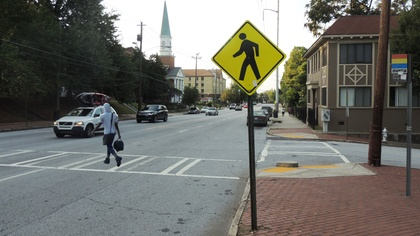
%> input picture Inventory_Pic_1.jpg, 420 x 236 px, shrunk from 1800 x 1012 before the run
$ octave --eval "result = main_seg(imread('Inventory_Pic_1.jpg'));"   (GNU Octave 9; MATLAB toolbox functions it lacks are replaced by stand-ins)
%> lines starting %> are read from the running program, lines starting %| are printed output that depends on the picture; in (x1, y1, x2, y2) boxes, pixels count from 0 and x2, y2 are one past the last pixel; in counts of white or black regions, pixels touching at a corner belong together; the program's own positions count from 1
function [SEG ] = main_seg( image )

[H2 W2] = size(image);
%> H2 = 236; W2 = 1260

lap=[1 ,1 ,1 ; 1, -8, 1; 1, 1, 1];
gr = rgb2gray (image);
soso=medfilt2(gr);
mat=imfilter(soso,lap);
%imshow(mat);
size_mul = H2*W2;
%> size_mul = 297360

[img3 ,cnt2] = find_red( image );

[img1,cnt] = find_ye( image );

if (cnt>cnt2 && cnt2 < size_mul / 10 )
 img1 = bwareafilt(img1,1);
% figure , imshow (img1) ;

%  img1 = imfill(img1 , 'holes') ;
 [ul_corner]=regionprops(img1,'BoundingBox');

  SEG = imcrop(image,[ul_corner.BoundingBox(1,1),  ul_corner.BoundingBox(1,2), ul_corner.BoundingBox(1,3) , ul_corner.BoundingBox(1,4)+20]);
% figure, imshow(SEG);

end

    if(cnt2>cnt || (cnt > cnt2 && cnt > size_mul / 10))

 img3 = bwareafilt(img3,1);

 [ul_corner]=regionprops(img3,'BoundingBox');


 SEG = imcrop(image,[ul_corner.BoundingBox(1,1), ul_corner.BoundingBox(1,2), ul_corner.BoundingBox(1,3), ul_corner.BoundingBox(1,4)]);
 %figure, imshow(SEG);

    end

% [12 lines of commented-out code are left out]


   end


function [img1,counte ] = find_ye( image )
[H W L] = size(image);
imm = rgb2gray (image) ;
img1 = uint8(zeros(H,W,L));
%imshow (image) ;
if (H ==0|| W == 0)
    img1 =0 ;
end

for i = 1:H
    for j = 1:W

        if (abs(image(i,j,1)+image(i,j,2)) >= 150 && abs(image(i,j,3)) <= 80)
            img1 (i,j,:) =image (i,j,:) ;

        end
    end
end

% [11 lines of commented-out code are left out]


img1 = im2bw (img1);
[h1,w1,l1] =size (img1);

counte = 0;

for q = 1:h1
    for qq  = 1 :w1
        if (img1 (q ,qq ,:)~=0)
            counte = counte +1;
        end
    end
end
%figure , imshow (img1);
end


function [ img2,counte2 ] = find_red( image )

[H1 W1 L] = size(image);
%> H1 = 236; W1 = 420; L = 3
counte2 =0;
img2 = uint8(zeros(H1,W1,L));
imm2 = rgb2gray(image);
inn = medfilt2(imm2);
%imshow (inn);
if (H1 == 0|| W1 ==0)
    img2 = 0;
end

for i = 1:H1
    for j = 1:W1

% [5 lines of commented-out code are left out]

if(image(i,j,1) >= 98 && image(i,j,2) <= 106 && image(i,j,3) <= 115)

    img2(i,j,:) = image(i,j,:);
    counte2 =counte2 +1 ;
end


    end

end
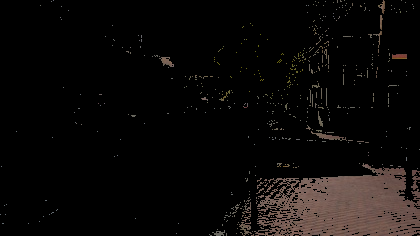
%> img2: size 236x420x3 uint8; mean R, G, B 11.5, 9.2, 8.3
%> after the loop, counte2 = 10041
imu = im2bw(img2);
%> imu: size 236x420 logical; every value is 0
coun = sum(sum(imu));
%> coun = 0

for i = 1 :H1
    for j = 1  : W1

        if (img2(i,j,1) ~= 0 ||img2(i,j,2) ~= 0 || img2(i,j,3) ~= 0)
            img2 (i,j , 2) = 254;
            img2 (i,j , 1) = 0;
            img2 (i,j , 3) = 0;

        end
    end
end
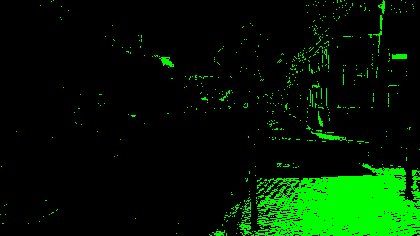
%> img2: size 236x420x3 uint8; 10.13% of pixels changed, all inside (x1, y1, x2, y2) = (0, 0, 420, 236)

 img2 = im2bw (img2);
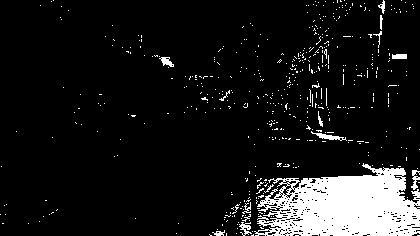
%> img2: size 236x420 logical; 10.1% white; 500 white regions (483 under 20 px), largest, box (x1, y1, x2, y2) and area: (254, 163, 420, 236) 8132, (311, 131, 347, 141) 119, (411, 170, 420, 190) 89
%figure , imshow (img2) ;

end
%> in main_seg, `[img3 ,cnt2] = find_red( image );`: cnt2 = 10041
%> after the loop in find_ye, `for i = 1:H`:
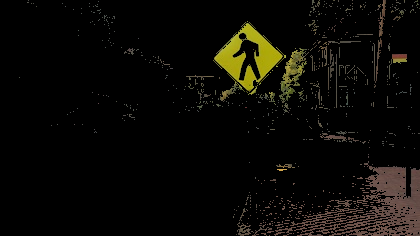
%> img1: size 236x420x3 uint8; mean R, G, B 10.8, 9.5, 5.7
%> in find_ye, `img1 = im2bw (img1);`:
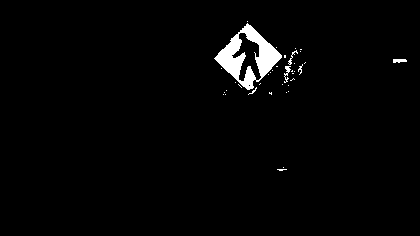
%> img1: size 236x420 logical; 2% white; 37 white regions (32 under 20 px), largest, box (x1, y1, x2, y2) and area: (214, 23, 282, 90) 1741, (284, 66, 291, 83) 52, (393, 59, 407, 63) 46, (288, 50, 298, 65) 35, (298, 64, 303, 75) 21
%> after the loop in find_ye, `for q = 1:h1`: counte = 1980
%> in main_seg, `img3 = bwareafilt(img3,1);`:
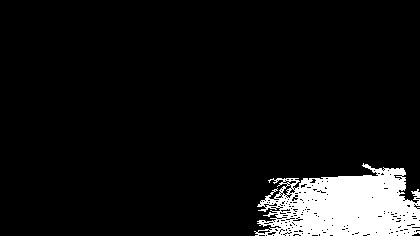
%> img3: size 236x420 logical; 8.2% white; 1 white region
%> in main_seg, `[ul_corner]=regionprops(img3,'BoundingBox');`: ul_corner = 1 region; box (x1, y1, x2, y2): (254, 163, 420, 236)
%> in main_seg, `SEG = imcrop(image,[ul_corner.BoundingBox(1,1), ul_corner.BoundingBox(..`:
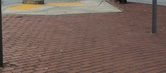
%> SEG: size 73x166x3 uint8; mean R, G, B 120.3, 98.8, 89.7

$ run again, on 1.1.jpg
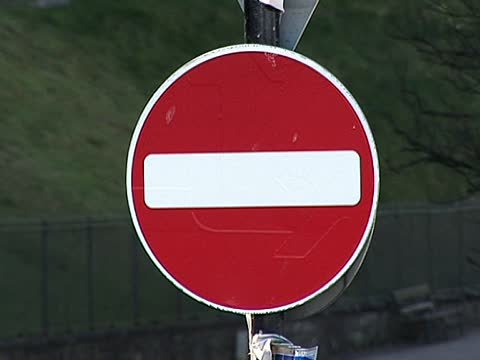
%> input picture 1.1.jpg, 480 x 360 px
%> after the loop in find_red, `for i = 1:H1`: counte2 = 36977
%> in find_red, `imu = im2bw(img2);`:
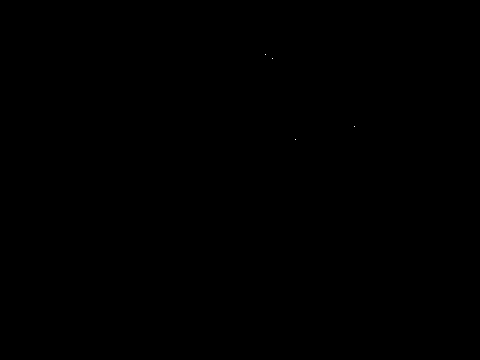
%> imu: size 360x480 logical; 0% white in thin lines or dots, all inside (x1, y1, x2, y2) = (265, 54, 355, 140)
%> coun = 4
%> cnt2 = 36977
%> after the loop in find_ye, `for q = 1:h1`: counte = 0
%> img3: size 360x480 logical; 21.3% white; 1 white region
%> ul_corner = 1 region; box (x1, y1, x2, y2): (132, 52, 374, 310)
%> in main_seg, `SEG = imcrop(image,[ul_corner.BoundingBox(1,1), ul_corner.BoundingBox(..`:
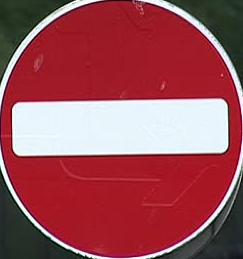
%> SEG: size 259x243x3 uint8; mean R, G, B 156.6, 80.1, 88.6

$ run again, on 2.1.jpg
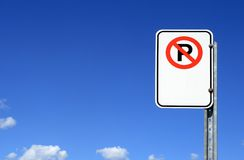
%> input picture 2.1.jpg, 244 x 160 px
%> after the loop in find_red, `for i = 1:H1`: counte2 = 488
%> imu: size 160x244 logical; 0.03% white in thin lines or dots, all inside (x1, y1, x2, y2) = (166, 40, 202, 69)
%> coun = 13
%> cnt2 = 488
%> after the loop in find_ye, `for q = 1:h1`: counte = 6
%> img3: size 160x244 logical; 1.2% white; 1 white region
%> ul_corner = 1 region; box (x1, y1, x2, y2): (166, 37, 202, 69)
%> in main_seg, `SEG = imcrop(image,[ul_corner.BoundingBox(1,1), ul_corner.BoundingBox(..`:
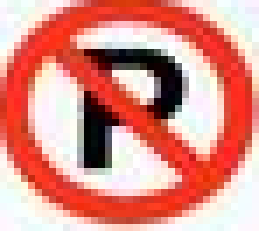
%> SEG: size 33x37x3 uint8 (shown 7 times larger); mean R, G, B 220.8, 145.1, 135.8
